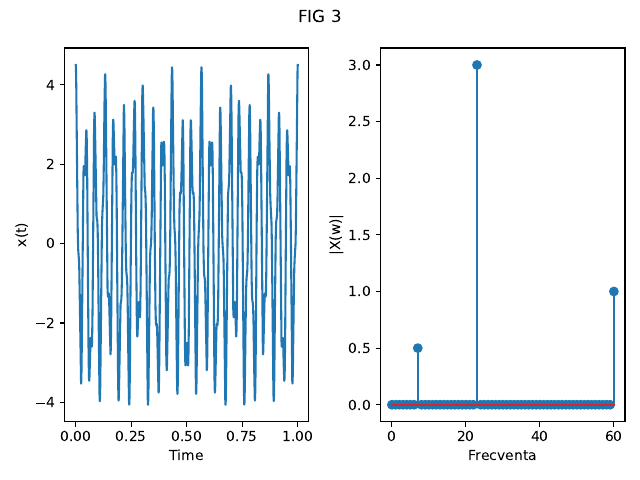

This figure's Python source:
import numpy as np
import matplotlib.pyplot as plt
import math

fig,axs=plt.subplots(1,2)
fig.suptitle("FIG 3")
axs[0].set_xlabel("Time")
axs[0].set_ylabel("x(t)")
axs[1].set_xlabel("Frecventa")
axs[1].set_ylabel("|X(w)|")
# axs[1].set_aspect('equal')



def semnal(t):
    return 3*np.cos(2*23* np.pi * t +0)+0.5*np.cos(2*7* np.pi * t +0)+1*np.cos(2*60* np.pi * t +0)

def dft(w):
    return np.array([semnal(time[n]) * math.e**(-2j*math.pi*n*w/nn) for n in range(nn)])

time=np.arange(0,1,0.0001)
semnal1=semnal(time)
axs[0].plot(time,semnal1)
nn=len(time)
frec=np.arange(0,61,1)
m=np.array([np.abs(np.sum(dft(w))) for w in frec])
m=2*m/nn
axs[1].stem(frec,m)


fig.tight_layout()
fig.show()
plt.savefig('ex3.pdf')
plt.show()
